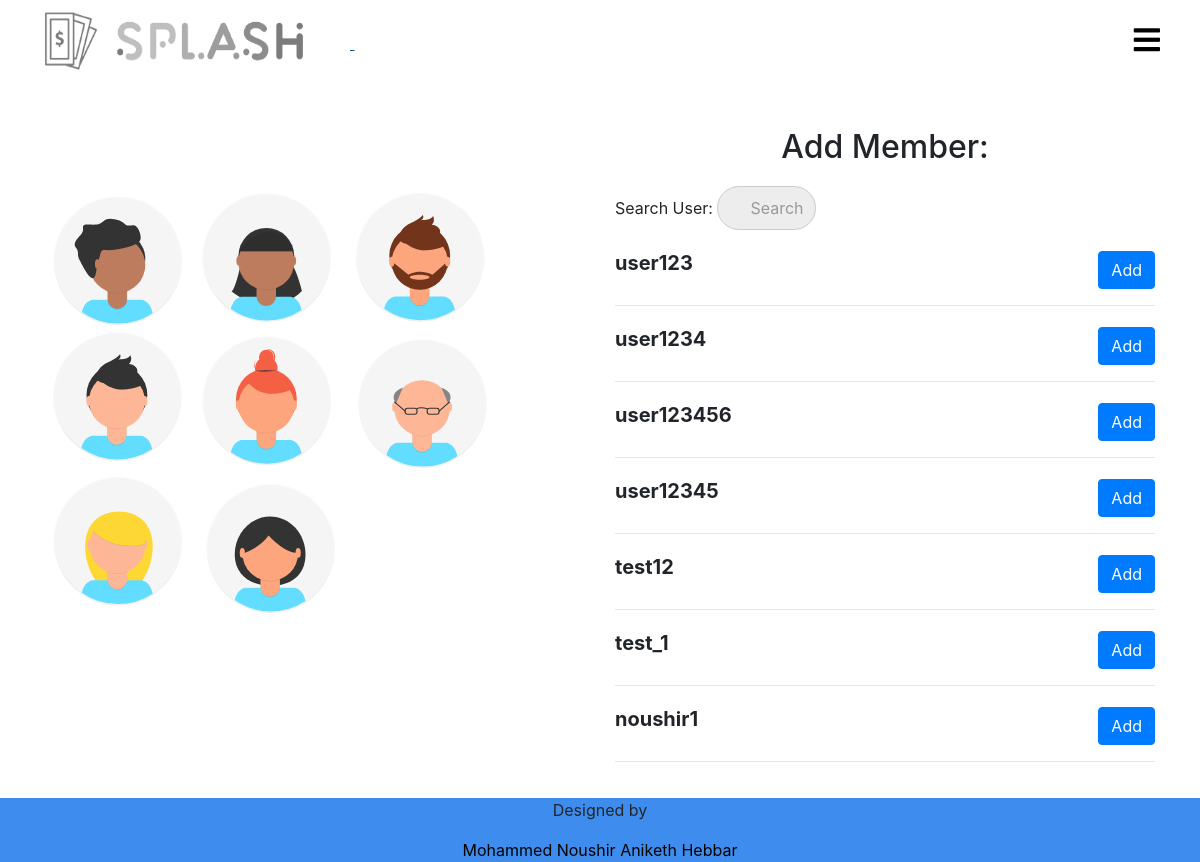
The app's page /splitter/members_list/25/ with its own data.
### splitter/models.py (models this page shows)
class User(AbstractUser):
    pass

### splitter/views.py (the view)
# urls.py: path('members_list/<int:pk>/',views.list_members,name="list_members"),
def list_members(request,pk):
    rooms = get_object_or_404(room,pk=pk)
    query = request.GET.get("q", None)
    members = room_members.objects.filter(room=rooms)
    members_list = [x.member for x in members]
    qs = User.objects.all()
    if query is not None:
        qs = qs.filter(
                Q(username__icontains=query)
                )
    qs_one = []
    for x in qs:
        if x in members_list:
            pass
        else:
            qs_one.append(x)
    context = {
        "members_list": qs_one,
        "rooms":rooms
    }
    template = "splitter/members_list.html"
    return render(request, template, context)

### templates/splitter/members_list.html
{% extends 'splitter/base.html' %}
{% load static %}
{% block css %}
  <link rel="stylesheet" href="{% static 'css/mysearchbar.css' %}">
  <link rel="stylesheet" href="{% static 'css/members_list.css' %}">
{% endblock %}
{% block content %}
<div class="add-member-page">
  <div class="row">
    <div class="col-lg-6">
      <div class="add-member-img-grid">
        <img src="{% static 'images/undraw_team_ih79.svg' %}" alt="" class="add-member-img">
      </div>
    </div>
    <div class="col-lg-6">
      <div class="container add-member-grid">
        <h2>Add Member:</h2>
        <form method='GET' action="{% url 'splitter:list_members' pk=rooms.pk %}">
          <p>Search User: <input type='search' name='q' placeholder='Search'></p>
        </form>
        {% for obj in members_list %}
        <div class="member-box">
        <h5><b>{{ obj.username }}</b>
        <div class="add-button">
          <a href="{% url 'splitter:add_member' pk=rooms.pk id=obj.id %}" class="btn btn-primary">Add</a>
        </div>
        </h5>
        </div>
        <hr>
        {% endfor %}
      </div>
    </div>
  </div>
</div>
{% endblock %}

### static/css/home_page.css (style rules this page uses)
* { padding: 0; margin: 0; text-decoration: none; list-style: none; box-sizing: border-box; font-family: 'Google Sans', Default; }
body,html { overflow-x: hidden; }
:root { var(--IndianRed): #db575b; var(--Aqua): #99ffe4; var(--MiddleBlue): #88cfd3; var(--SteelBlue): #578bb2; var(--BdazzledBlue): #345c98; var(--DarkButton): linear-gradient(to top, #30cfd0 0%, #330867 100%); var(--LightButton): linear-gradient(to top, #48c6ef 0%, #6f86d6 100%); var(--RedButton): linear-gradient(45deg, #874da2 0%, #c43a30 100%); }

### static/css/members_list.css (style rules this page uses)
* { margin: 0; padding: 0; }
body,html { margin: 0; padding: 0; }
.add-member-page .row { width: 100%; }
.add-member-img-grid { width: 100%; height: 100%; margin: 0px; }
.add-member-img { position: relative; width: 100%; height: 60vh; padding: 30px; margin-top: 75px; padding-left: 0px; }
.add-member-grid { display: flex; flex-direction: column; padding: 0px 50px; margin: 20px 0px; }
.add-member-grid h2 { text-align: center; margin: 20px 0px; }
.add-member-grid .member-box { display: inline-table; width: 100%; padding-top: 5px; }
.add-member-grid .member-box .add-button { float: right; margin-right: 0px; }

### records on screen
User: username "user123"
User: username "user1234"
User: username "user123456"
User: username "user12345"
User: username "test12"
User: username "test_1"
User: username "noushir1"
